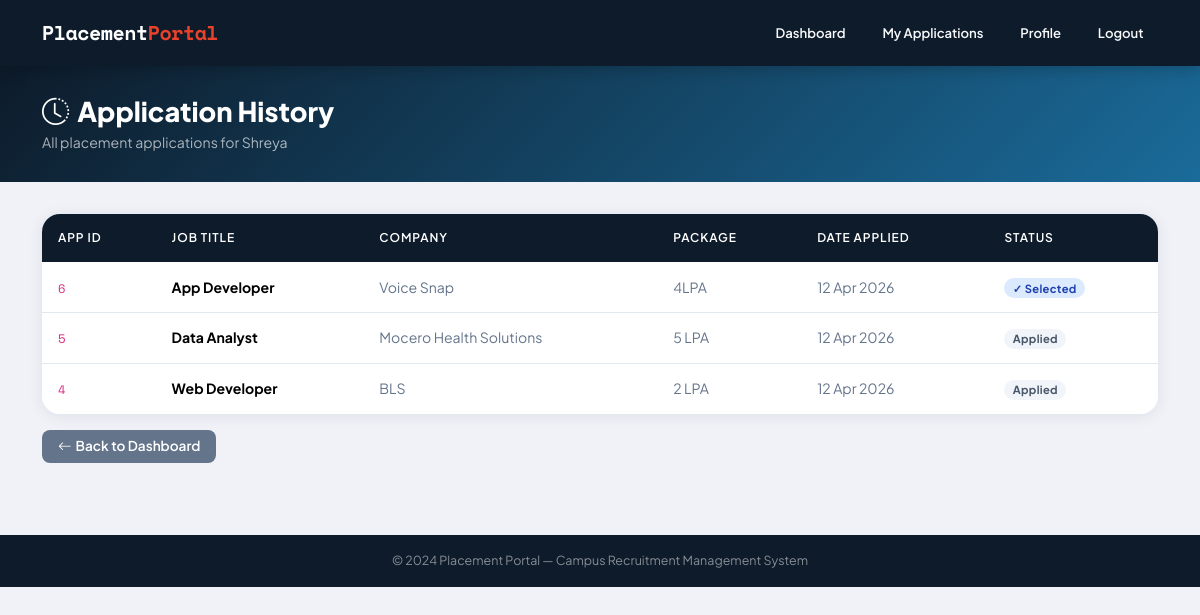
Page /student/history (signed in) on the committed database.
### models.py (models this page shows)
class Student(db.Model):
    id = db.Column(db.Integer, primary_key=True)
    name = db.Column(db.String(100))
    email = db.Column(db.String(100), unique=True)
    password = db.Column(db.String(200))
    phone = db.Column(db.String(20), unique=True)
    branch = db.Column(db.String(100), nullable=True)
    cgpa = db.Column(db.Float, nullable=True)
    graduation_year = db.Column(db.Integer, nullable=True)
    resume_filename = db.Column(db.String(200), nullable=True)
    blacklisted = db.Column(db.Boolean, default=False)
    created_at = db.Column(db.DateTime, default=datetime.utcnow)

class Application(db.Model):
    id = db.Column(db.Integer, primary_key=True)
    student_id = db.Column(db.Integer, db.ForeignKey('student.id'))
    drive_id = db.Column(db.Integer, db.ForeignKey('drive.id'))
    status = db.Column(db.String(50), default="Applied")
    applied_at = db.Column(db.DateTime, default=datetime.utcnow)
    student = db.relationship('Student', backref='applications')
    drive = db.relationship('Drive', backref='applications')

class Drive(db.Model):
    id = db.Column(db.Integer, primary_key=True)
    company_id = db.Column(db.Integer, db.ForeignKey('company.id'))
    job_title = db.Column(db.String(100))
    description = db.Column(db.String(1000))
    eligibility = db.Column(db.String(200))
    deadline = db.Column(db.String(50))
    package = db.Column(db.String(50), nullable=True)
    location = db.Column(db.String(100), nullable=True)
    approved = db.Column(db.Boolean, default=False)
    closed = db.Column(db.Boolean, default=False)
    created_at = db.Column(db.DateTime, default=datetime.utcnow)
    company = db.relationship('Company', backref='drives')

class Company(db.Model):
    id = db.Column(db.Integer, primary_key=True)
    name = db.Column(db.String(100), unique=True)
    hr_contact = db.Column(db.String(100))
    website = db.Column(db.String(200))
    description = db.Column(db.String(500), nullable=True)
    password = db.Column(db.String(200))
    approved = db.Column(db.Boolean, default=False)
    blacklisted = db.Column(db.Boolean, default=False)
    created_at = db.Column(db.DateTime, default=datetime.utcnow)

### student.py (the view)
@student_bp.route("/history")
def history():
    if "student" not in session:
        return redirect("/")
    student = Student.query.get(session["student"])
    my_apps = Application.query.filter_by(student_id=session["student"]).order_by(Application.applied_at.desc()).all()
    return render_template("student/history.html", applications=my_apps, student=student)

### templates/student/history.html (shortened to what this page needs)
{% extends "base.html" %}
{% block content %}
<div class="page-header">
  <div class="container">
    <h1><i class="bi bi-clock-history me-2"></i>Application History</h1>
    <p>All placement applications for {{ student.name }}</p>
  </div>
</div>
<div class="container pb-4">
  {% if applications %}
  <div class="table-wrap">
    <div class="table-responsive">
    <table class="table">
      <thead>
        <tr><th>App ID</th><th>Job Title</th><th>Company</th><th>Package</th><th>Date Applied</th><th>Status</th></tr>
      </thead>
      <tbody>
        {% for app in applications %}
        <tr>
          <td><code class="mono">{{ app.id }}</code></td>
          <td><strong>{{ app.drive.job_title if app.drive else 'N/A' }}</strong></td>
          <td class="text-muted small">{{ app.drive.company.name if app.drive and app.drive.company else '—' }}</td>
          <td class="text-muted small">{{ app.drive.package if app.drive and app.drive.package else '—' }}</td>
          <td class="text-muted small">{{ app.applied_at.strftime('%d %b %Y') if app.applied_at else '—' }}</td>
          <td>
            {% if app.status == 'Selected' %}<span class="badge b-selected">&#10003; Selected</span>
            {% elif app.status == 'Shortlisted' %}<span class="badge b-shortlist">&#9733; Shortlisted</span>
            {% elif app.status == 'Rejected' %}<span class="badge b-rejected">&#10007; Rejected</span>
            {% else %}<span class="badge b-applied">Applied</span>{% endif %}
          </td>
        </tr>
        {% endfor %}
      </tbody>
    </table>
    </div>
  </div>
  {% endif %}
  <div class="mt-3">
    <a href="/student/dashboard" class="btn btn-secondary"><i class="bi bi-arrow-left me-1"></i>Back to Dashboard</a>
  </div>
</div>
{% endblock %}

### static/css/style.css (style rules this page uses)
:root { --primary: #0d1b2a; --secondary: #1b2838; --accent: #1a6b9a; --highlight: #e8422a; --success: #1db954; --warning: #f5a623; --danger: #c0392b; --info: #2980b9; --light-bg: #f0f2f8; --card-bg: #ffffff; --text-main: #0d1b2a; --text-muted: #64748b; --border: #e2e8f0; --shadow: 0 2px 16px rgba(13,27,42,0.08); --shadow-lg: 0 8px 32px rgba(13,27,42,0.15); --radius: 12px; --radius-lg: 18px; }
*, *::before, *::after { box-sizing: border-box; margin: 0; padding: 0; }
body { font-family: 'Plus Jakarta Sans', sans-serif; background: var(--light-bg); color: var(--text-main); min-height: 100vh; line-height: 1.6; }
.page-header { background: linear-gradient(135deg, var(--primary) 0%, var(--accent) 100%); color: #fff; padding: 1.8rem 0; margin-bottom: 2rem; }
.page-header h1 { font-size: 1.7rem; font-weight: 800; margin-bottom: 0.2rem; }
.page-header p { opacity: 0.65; font-size: 0.88rem; margin: 0; }
.table-wrap { border-radius: var(--radius-lg); overflow: hidden; box-shadow: var(--shadow); }
.table { margin-bottom: 0; border-collapse: collapse; }
.table thead th { background: var(--primary); color: #fff; font-weight: 600; font-size: 0.75rem; text-transform: uppercase; letter-spacing: 0.9px; padding: 0.9rem 1rem; border: none; }
.table tbody td { padding: 0.85rem 1rem; border-bottom: 1px solid var(--border); vertical-align:middle; font-size:0.88rem; }
.table tbody tr:last-child td { border-bottom: none; }
.badge { font-size:0.7rem; padding:0.38em 0.75em; border-radius:20px; font-weight:700; letter-spacing:0.3px; }
.b-selected { background:#dbeafe; color:#1e40af; }
.b-applied { background:#f1f5f9; color:#475569; }
.btn { border-radius:8px; font-weight:600; font-size:0.85rem; padding:0.42rem 1rem; transition:all 0.18s; border:none; }
.btn-secondary { background:#64748b; color:#fff; }
.text-muted { color:var(--text-muted) !important; }
.mono { font-family:'Space Mono',monospace; }

### rows in the picture
Student: name "Shreya"
Application: id "6", drive "App Developer", drive.company "Voice Snap", drive "4LPA", applied_at "12 Apr 2026", status "✓ Selected"
Application: id "5", drive "Data Analyst", drive.company "Mocero Health Solutions", drive "5 LPA", applied_at "12 Apr 2026", status "Applied"
Application: id "4", drive "Web Developer", drive.company "BLS", drive "2 LPA", applied_at "12 Apr 2026", status "Applied"
